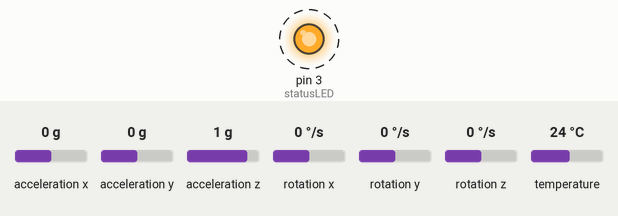
A sketch run on a simulated Arduino Uno, built with avr-gcc and run on an emulated ATmega328P. Parts: output pins drawn as LEDs (lit = HIGH). Wiring (inferred from the names in the program): MPU-6050 motion sensor at I2C address 0x68. Dashed ring = blinking. The inputs (shaded band) are chosen by the test bench; at power-on: acceleration x 0 g, acceleration y 0 g, acceleration z 1 g, rotation x 0 °/s, rotation y 0 °/s, rotation z 0 °/s, temperature 24 °C. Storage starts empty; what the sketch prints to the serial monitor is not drawn.

Above: at 0.17 s.
Timing chart, 0 to 3.1 s (numbered marks = the images above):
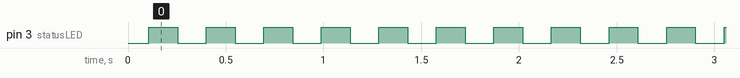

Measured:
- by itself, pin 3 (statusLED): alternates HIGH for 0.15 s and LOW for 0.15 s

The sketch:

ArdMPU_NANO.ino
```cpp
#include <Wire.h>
#include <SD.h>

#define MPU 0x68

#define PWR_MGMT1 0x6B
#define ACC_CONF 0x1C
#define GYR_CONF 0x1B

#define TEMP_H 0x41
#define TEMP_L 0x42

#define ACC_X_H 0x3B
#define ACC_X_L 0x3C
#define ACC_Y_H 0x3D
#define ACC_Y_L 0x3E
#define ACC_Z_H 0x3F
#define ACC_Z_L 0x40

#define GYR_X_H 0x43
#define GYR_X_L 0x44
#define GYR_Y_H 0x45
#define GYR_Y_L 0x46
#define GYR_Z_H 0x47
#define GYR_Z_L 0x48

#define g 9.80665


const int chipSelect = 10;
File myFile;

const int statusLED = 3;
int printing = 0;
int delayAmount = 100;

void setup() {
  pinMode(statusLED, OUTPUT);

  Wire.begin();
  Serial.begin(9600);

  regWrite(MPU, PWR_MGMT1, 0x00);
  regWrite(MPU, ACC_CONF, 0x00);
  regWrite(MPU, GYR_CONF, 0x08);

//  byte data = regRead(MPU, 0x75, 1);

//  Serial.print("\n\n\nWhoAmI: ");
  if(regRead(MPU, 0X75) != 104){
    Serial.println("\n\nMPU connection failed");
    while(true){
      delay(500);
      digitalWrite(statusLED, !digitalRead(statusLED));
    }
  } else {
    Serial.print("\n\nWhoAmI: ");
    Serial.println(regRead(MPU, 0x75));
  }
  Serial.println(regRead(MPU, 0x75), BIN);
  Serial.print("PWR_MGMT1: ");
  Serial.println(regRead(MPU, PWR_MGMT1), BIN);
  Serial.print("ACC_CONF: ");
  Serial.println(regRead(MPU, ACC_CONF), HEX);
  Serial.print("GYR_CONF: ");
  Serial.println(regRead(MPU, GYR_CONF), HEX);
  Serial.println("\n");


  if (!SD.begin(chipSelect)) {
    digitalWrite(statusLED, HIGH);
    Serial.println("SD initialization failed.");
    while (true);
  }
  Serial.println("SD initialization successful.");

  myFile = SD.open("datadump.txt", FILE_WRITE);
  if(myFile){
    myFile.print("\n\nNew Data Dump\n\n");
    myFile.println("PWR_MGM\tACC_CONF\tGYR_CONF\tSAM_RATE");
    myFile.print(regRead(MPU, PWR_MGMT1));
    myFile.print("\t");
    myFile.print(regRead(MPU, ACC_CONF));
    myFile.print("\t");
    myFile.print(regRead(MPU, GYR_CONF));
    myFile.print("\t");
    myFile.println(delayAmount);
    myFile.println("TEMP\tACCX\tACCY\tACCZ\tGYRX\tGYRY\tGYRZ");
    myFile.close();
  } else {
    Serial.println("error opening test.txt");
    while(true);
  }


}

void loop() {
// reading temperature
//  int16_t rawTemp = (regRead(MPU, TEMP_H) << 8) | regRead(MPU, TEMP_L);
  int16_t rawTemp = readRaw(MPU, TEMP_H);
  float temperature = (rawTemp / 340.0) + 36.53;

// reading acceleration
  int16_t rawAccX = readRaw(MPU, ACC_X_H);
  int16_t rawAccY = readRaw(MPU, ACC_Y_H);
  int16_t rawAccZ = readRaw(MPU, ACC_Z_H);

  float accX = rawAccX / 16384.0 * g;
  float accY = rawAccY / 16384.0 * g;
  float accZ = rawAccZ / 16384.0 * g;

// reading gyroscopes
  int16_t rawGyrX = readRaw(MPU, GYR_X_H);
  int16_t rawGyrY = readRaw(MPU, GYR_Y_H);
  int16_t rawGyrZ = readRaw(MPU, GYR_Z_H);

  float gyrX = rawGyrX/32.768;
  float gyrY = rawGyrY/32.768;
  float gyrZ = rawGyrZ/32.768;


  myFile = SD.open("datadump.txt", FILE_WRITE);
  if(myFile){
    myFile.print(rawTemp);
    myFile.print("\t");
    myFile.print(rawAccX);
    myFile.print("\t");
    myFile.print(rawAccY);
    myFile.print("\t");
    myFile.print(rawAccZ);
    myFile.print("\t");
    myFile.print(rawGyrX);
    myFile.print("\t");
    myFile.print(rawGyrY);
    myFile.print("\t");
    myFile.println(rawGyrZ);
    myFile.close();
  } else {
    Serial.println("error opening test.txt");
    while(true);
  }


// printing whichever is requested
  switch(printing){
    case 0:
      Serial.println(temperature);
      break;
    case 1:
      Serial.println(accX);
      break;
    case 2:
      Serial.println(accY);
      break;
    case 3:
      Serial.println(accZ);
      break;
    case 4:
      Serial.println(gyrX);
      break;
    case 5:
      Serial.println(gyrY);
      break;
    case 6:
      Serial.println(gyrZ);
      break;
  }


// Serial communication
  int incoming;
  if( Serial.available()>0 ) {
    //Serial.print("WE RECEIVING STUFF BOIIIIIIIIIIIIIIIIIIIIIIIIII");
    incoming = Serial.read() - 48;
    //Serial.println(incoming);
  }
  if(incoming >= 0 && incoming <= 6){
    Serial.print("Printing mode switch from ");
    Serial.print(printing);
    Serial.print(" to ");
    Serial.println(incoming);
    printing = incoming;
  }

  if(incoming == 7 || incoming == 8){
    if(incoming == 7) delayAmount /= 2;
    if(incoming == 8) delayAmount *= 2;


    if(delayAmount <= 1 || delayAmount >= 30000) delayAmount *= 2;
    Serial.print("Reading interval is now ");
    if(delayAmount <1000){
      Serial.print(delayAmount);
      Serial.println(" ms");
    } else {
      Serial.print(delayAmount/1000);
      Serial.println(" s");
    }

    myFile = SD.open("datadump.txt", FILE_WRITE);
    if(myFile){
      myFile.print("Conf Change");
      myFile.print(regRead(MPU, PWR_MGMT1));
      myFile.print("\t");
      myFile.print(regRead(MPU, ACC_CONF));
      myFile.print("\t");
      myFile.print(regRead(MPU, GYR_CONF));
      myFile.print("\t");
      myFile.println(delayAmount);
      myFile.close();
    } else {
      Serial.println("error opening test.txt");
      while(true);
    }


  }

/*
  if(incoming == 72-48 || incoming == 104-48){
    Serial.println("\n\nThis device provides a communication channel through the Serial Port to an MPU6050 gyroscope and accelerometer.\nIt can be used to read data from the device, there are 7 reporting mode, each providing a different data, in order:\n - temperature in Celsius\n - acceleration on the X, Y and Z axis of the device\n - gyroscope measurement on the X, Y and Z axis\n each mode is accessible sending a specific number ( 0 to 6) in this communication channel.\nSending 7 and 8 it is possible to modify the Sampling Rate of the device, and 9 is used to turn on and off the data Saave feature on the SD card(WORK IN PROGRES)\n\n");
  }
*/

  digitalWrite(statusLED, !digitalRead(statusLED));
  delay(delayAmount); // Wait .1 second before reading again
}


int16_t readRaw(byte deviceAddress, byte firstRegisterAddress){
  // reads two registers in a row and combines the contents in a single signed int variable
  int16_t data = (regRead(deviceAddress, firstRegisterAddress) << 8) | regRead(deviceAddress, firstRegisterAddress+1);
  return data;
}


void regWrite(byte deviceAddress, byte registerAddress, byte dataToWrite){
  Wire.beginTransmission(deviceAddress);
  Wire.write(registerAddress);
  Wire.write(dataToWrite);
  Wire.endTransmission();
  return;
}


int regRead(byte deviceAddress, byte registerAddress){
  int data;
  Wire.beginTransmission(deviceAddress);
  Wire.write(registerAddress);
  Wire.endTransmission(false);
  delay(2);
  Wire.requestFrom(deviceAddress, 1);
  while (Wire.available()) {
      data = Wire.read();
      //Serial.println(data);
      // Process data
  }
  return data;
}
```
